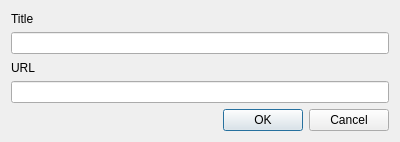
<?xml version="1.0" encoding="UTF-8"?>
<ui version="4.0">
 <class>CreateRepoDialog</class>
 <widget class="QDialog" name="CreateRepoDialog">
  <property name="geometry">
   <rect>
    <x>0</x>
    <y>0</y>
    <width>400</width>
    <height>142</height>
   </rect>
  </property>
  <property name="windowTitle">
   <string>Add repositories</string>
  </property>
  <layout class="QVBoxLayout" name="verticalLayout">
   <item>
    <widget class="QLabel" name="label">
     <property name="text">
      <string>Title</string>
     </property>
    </widget>
   </item>
   <item>
    <widget class="QLineEdit" name="titleBox"/>
   </item>
   <item>
    <widget class="QLabel" name="label_3">
     <property name="text">
      <string>URL</string>
     </property>
    </widget>
   </item>
   <item>
    <widget class="QLineEdit" name="urlBox"/>
   </item>
   <item>
    <widget class="QDialogButtonBox" name="buttonBox">
     <property name="orientation">
      <enum>Qt::Horizontal</enum>
     </property>
     <property name="standardButtons">
      <set>QDialogButtonBox::Cancel|QDialogButtonBox::Ok</set>
     </property>
    </widget>
   </item>
  </layout>
 </widget>
 <resources/>
 <connections/>
</ui>
